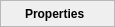
<?xml version="1.0" encoding="UTF-8"?>
<ui version="4.0">
 <class>pqExpanderButton</class>
 <widget class="QFrame" name="pqExpanderButton">
  <property name="geometry">
   <rect>
    <x>0</x>
    <y>0</y>
    <width>115</width>
    <height>27</height>
   </rect>
  </property>
  <property name="sizePolicy">
   <sizepolicy hsizetype="Minimum" vsizetype="Minimum">
    <horstretch>0</horstretch>
    <verstretch>0</verstretch>
   </sizepolicy>
  </property>
  <property name="frameShape">
   <enum>QFrame::StyledPanel</enum>
  </property>
  <property name="frameShadow">
   <enum>QFrame::Raised</enum>
  </property>
  <property name="lineWidth">
   <number>1</number>
  </property>
  <layout class="QHBoxLayout" name="horizontalLayout" stretch="0,1">
   <property name="topMargin">
    <number>4</number>
   </property>
   <property name="bottomMargin">
    <number>4</number>
   </property>
   <item>
    <widget class="QLabel" name="icon">
     <property name="sizePolicy">
      <sizepolicy hsizetype="Minimum" vsizetype="Minimum">
       <horstretch>0</horstretch>
       <verstretch>0</verstretch>
      </sizepolicy>
     </property>
     <property name="text">
      <string/>
     </property>
     <property name="pixmap">
      <pixmap resource="../QtWidgets.qrc">:/QtWidgets/Icons/pqPlus16.png</pixmap>
     </property>
    </widget>
   </item>
   <item>
    <widget class="QLabel" name="label">
     <property name="sizePolicy">
      <sizepolicy hsizetype="Ignored" vsizetype="Preferred">
       <horstretch>0</horstretch>
       <verstretch>0</verstretch>
      </sizepolicy>
     </property>
     <property name="font">
      <font>
       <weight>75</weight>
       <bold>true</bold>
      </font>
     </property>
     <property name="text">
      <string>Properties</string>
     </property>
    </widget>
   </item>
  </layout>
 </widget>
 <resources>
  <include location="../QtWidgets.qrc"/>
 </resources>
 <connections/>
</ui>
